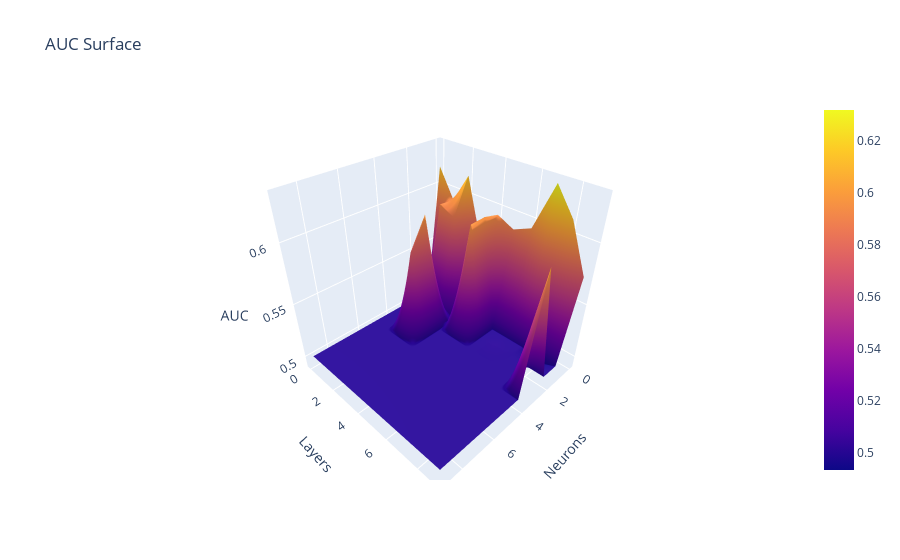

Here is the notebook cell this chart was saved with:
### Markdown cell above
# Resultados

### Code cell
fig1 = go.Figure(data=[go.Surface(z=AUC_v02)])

fig1.update_layout(title='AUC Surface', autosize=True,
                   scene = dict(xaxis_title='Neurons',
                                yaxis_title='Layers',
                                zaxis_title='AUC'))
fig1.update_yaxes(tickvals=[x+30 for x in range(10)])
fig1.update_xaxes(tickvals=[x+30 for x in range(10)])

fig1.show()
fig1.write_html('AUC_02.html')

### Figure 1 — Plotly figure (JSON) as saved in the notebook; plotly's stock layout.template omitted (floating-point values rounded to 4 significant figures)
{"data": [{"type": "surface", "z": [[0.6148, 0.5, 0.5, 0.5, 0.5, 0.5, 0.5, 0.5, 0.5, 0.5], [0.591, 0.592, 0.5, 0.5, 0.5, 0.5, 0.5, 0.5, 0.5, 0.5], [0.6155, 0.5829, 0.5066, 0.599, 0.5736, 0.5, 0.5, 0.5, 0.5, 0.5], [0.5644, 0.5271, 0.5, 0.5, 0.5, 0.5, 0.5, 0.5, 0.5, 0.5], [0.5935, 0.5969, 0.5964, 0.5, 0.5, 0.5, 0.5, 0.5, 0.5, 0.5], [0.5868, 0.5, 0.5, 0.5, 0.5, 0.5, 0.5, 0.5, 0.5, 0.5], [0.5934, 0.5, 0.5012, 0.5, 0.5, 0.5, 0.5, 0.5, 0.5, 0.5], [0.6318, 0.5, 0.5, 0.5, 0.5, 0.5, 0.5, 0.5, 0.5, 0.5], [0.6112, 0.4935, 0.5, 0.5, 0.5, 0.5, 0.5, 0.5, 0.5, 0.5], [0.5733, 0.5, 0.5, 0.6022, 0.5, 0.5, 0.5, 0.5, 0.5, 0.5]]}], "layout": {"autosize": true, "scene": {"xaxis": {"title": {"text": "Neurons"}}, "yaxis": {"title": {"text": "Layers"}}, "zaxis": {"title": {"text": "AUC"}}}, "title": {"text": "AUC Surface"}, "xaxis": {"tickvals": [30, 31, 32, 33, 34, 35, 36, 37, 38, 39]}, "yaxis": {"tickvals": [30, 31, 32, 33, 34, 35, 36, 37, 38, 39]}}}
